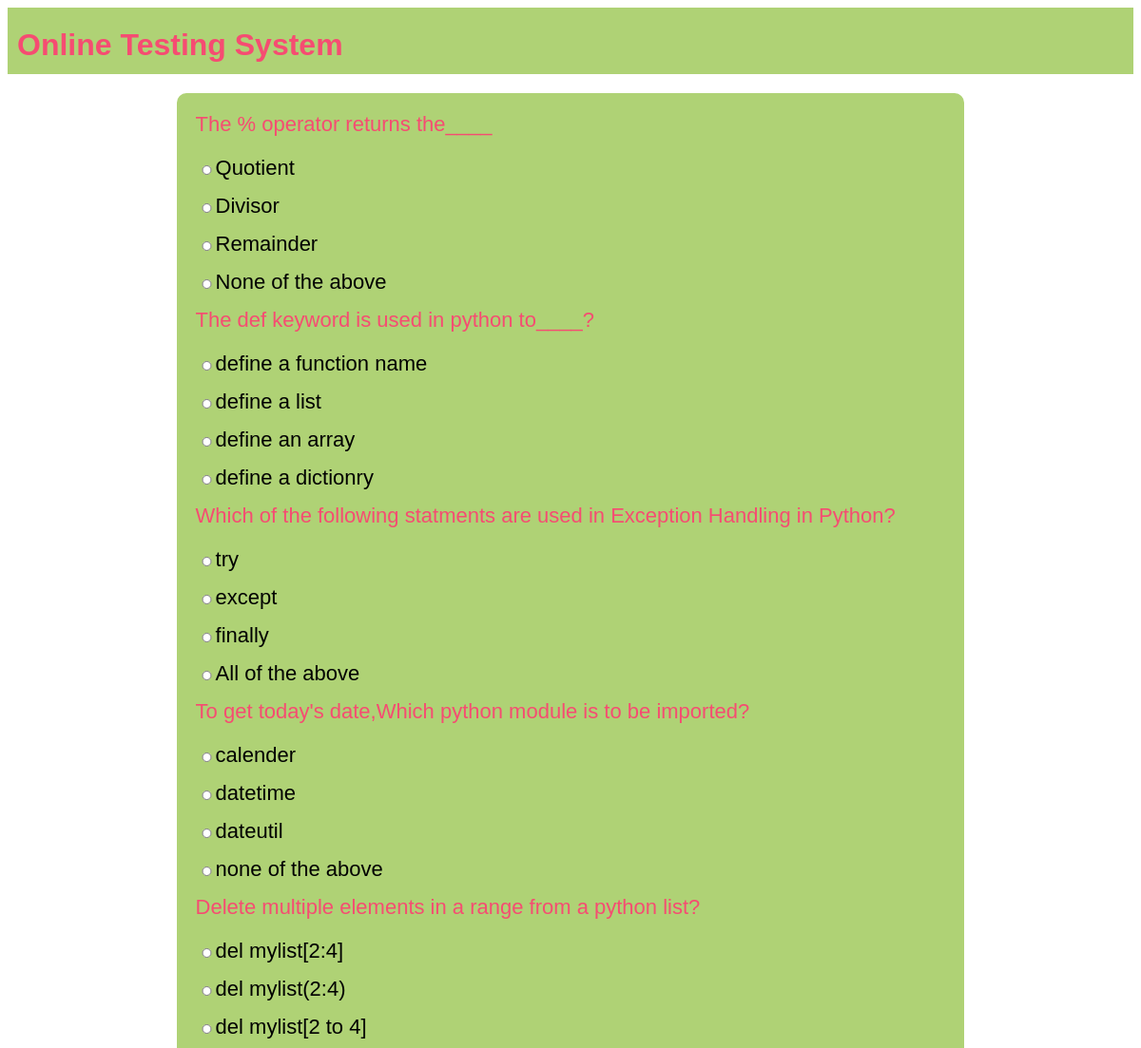
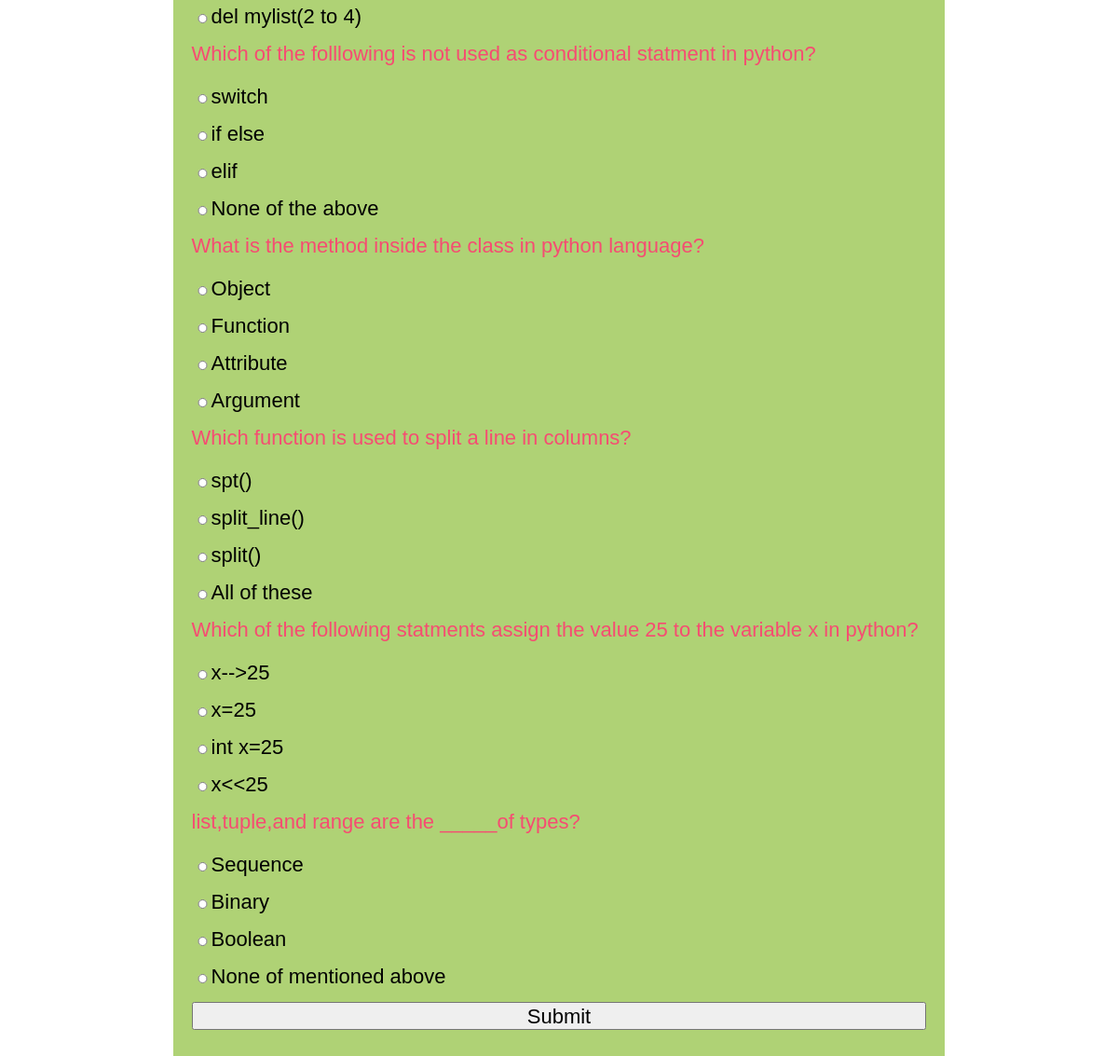
Page /OTS/testpaper?n=10 on the committed database (2 pictures, top to bottom).
### OTS/models.py (models this page shows)
class Question(models.Model):
    qid=models.BigAutoField(primary_key=True,auto_created=True)
    que=models.TextField()
    a=models.CharField(max_length=255)
    b=models.CharField(max_length=255)
    c=models.CharField(max_length=255)
    d=models.CharField(max_length=255)
    ans=models.CharField(max_length=2)

### OTS/views.py (the view)
# urls.py: path('testpaper',testPaper,name='testPaper'),
def testPaper(request):
    if 'name' not in request.session.keys():
        res=HttpResponseRedirect("login")
    n=int(request.GET['n'])
    question_pool=list(Question.objects.all())
    random.shuffle(question_pool)
    questions_list=question_pool[:n]
    context={'questions':questions_list}
    res=render(request,'test_paper.html',context)
    return res

### OTS/templates/test_paper.html (shortened to what this page needs)
{% extends 'main.html' %}
{% block content %}
<form action="{% url 'OTS:calculateTest' %}" method="post">
    {% for question in questions %}
    <div class="question">
        {{question.que}}
    </div>
    <div class="options"><input type="radio" name="q{{question.qid}}" value="a">{{question.a}}</div>
    <div class="options"><input type="radio" name="q{{question.qid}}" value="b">{{question.b}}</div>
    <div class="options"><input type="radio" name="q{{question.qid}}" value="c">{{question.c}}</div>
    <div class="options"><input type="radio" name="q{{question.qid}}" value="d">{{question.d}}</div>
    {% endfor %}
    <div><input type="submit" value="Submit"></div>
</form>
{% endblock %}

### OTS/templates/main.html (shortened to what this page needs)
<!DOCTYPE html>
{% load static %}
<html lang="en">
<head>
    <link rel="stylesheet" href="{% static 'theme.css' %}">
    <link rel="stylesheet" href="{% static 'formstyle.css' %}">
    <link rel="stylesheet" href="{% static 'buttonstyle.css' %}">
</head>
<body>
    <div class="top">
        <div class="sitename"><h1>Online Testing System</h1></div>
    </div>
    <div class="content">
        {% block content%} {% endblock %}
    </div>
</body>
</html>

### OTS/static/theme.css (style rules this page uses)
* { font-family:'Gill Sans', 'Gill Sans MT', Calibri, 'Trebuchet MS', sans-serif; }
.top { height:50px; background-color:#AFD275; margin-bottom:20px; padding:10px; }
.top div.sitename { display:inline-block; color:#F64c72; position:relative; top:-10px; }
.content { width:70%; margin-left:auto; margin-right:auto; }

### OTS/static/formstyle.css (style rules this page uses)
form { box-sizing:border-box; padding:20px; border-radius:10px; background-color:#AFD275; display:table; width:100%; }
input { display:block; width:100%; margin-bottom:20px; height:30px; font-size:22px; }
.question { color:#F64C72; font-size:22px; margin-bottom:20px; }
.options { font-size:22px; }
.options input { display:inline; width:fit-content; height:10px; }

### rows in the picture
Question: que "The % operator returns the____", a "Quotient", b "Divisor", c "Remainder", d "None of the above"
Question: que "The def keyword is used in python to____?", a "define a function name", b "define a list", c "define an array", d "define a dictionry"
Question: que "Which of the following statments are used in Exception Handling in Python?", a "try", b "except", c "finally", d "All of the above"
Question: que "To get today's date,Which python module is to be imported?", a "calender", b "datetime", c "dateutil", d "none of the above"
Question: que "Delete multiple elements in a range from a python list?", a "del mylist[2:4]", b "del mylist(2:4)", c "del mylist[2 to 4]", d "del mylist(2 to 4)"
Question: que "Which of the folllowing is not used as conditional statment in python?", a "switch", b "if else", c "elif", d "None of the above"
Question: que "What is the method inside the class in python language?", a "Object", b "Function", c "Attribute", d "Argument"
Question: que "Which function is used to split a line in columns?", a "spt()", b "split_line()", c "split()", d "All of these"
Question: que "Which of the following statments assign the value 25 to the variable x in python?", a "x-->25", b "x=25", c "int x=25", d "x<<25"
Question: que "list,tuple,and range are the _____of types?", a "Sequence", b "Binary", c "Boolean", d "None of mentioned above"
